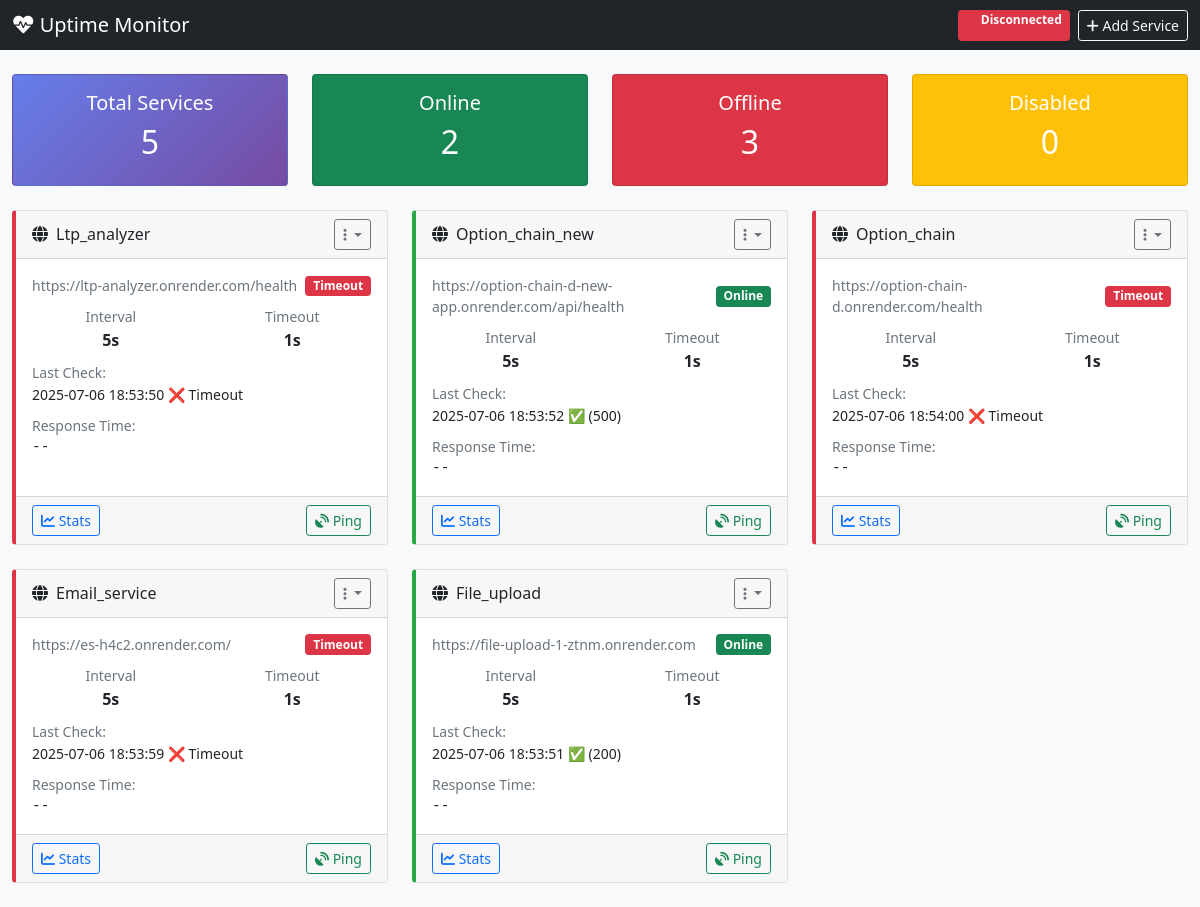
The page / on the database its author committed.
### models.py (models this page shows)
class Service(SQLModel, table=True):
    id: Optional[int] = Field(default=None, primary_key=True)
    name: str = Field(default="")
    url: str
    interval: int = 300000  # milliseconds
    timeout: int = 5000  # milliseconds
    headers: dict = Field(default_factory=dict, sa_column=Column(JSON))
    enabled: bool = True
    retry_attempts: int = 0
    retry_max: int = 3
    last_ping: Optional[str] = None
    last_status: Optional[str] = None
    created_at: datetime = Field(
        default_factory=datetime.utcnow, sa_column=Column(DateTime)
    )
    updated_at: datetime = Field(
        default_factory=datetime.utcnow, sa_column=Column(DateTime)
    )
    ping_logs: List["PingLog"] = Relationship(back_populates="service")

### main.py (the view)
@app.get("/", response_class=HTMLResponse)
def index(request: Request):
    with get_session() as session:
        services = session.query(Service).all()
        return templates.TemplateResponse(
            "index.html", {"request": request, "services": services}
        )

### templates/index.html (shortened to what this page needs)
<!DOCTYPE html>
<html lang="en">
  <head>
    <link
      href="https://cdn.jsdelivr.net/npm/bootstrap@5.1.3/dist/css/bootstrap.min.css"
      rel="stylesheet"
    />
    <link
      href="https://cdnjs.cloudflare.com/ajax/libs/font-awesome/6.0.0/css/all.min.css"
      rel="stylesheet"
    />
  </head>
  <body class="bg-light">
    <nav class="navbar navbar-dark bg-dark">
      <div class="container-fluid">
        <span class="navbar-brand mb-0 h1">
          <i class="fas fa-heartbeat"></i> Uptime Monitor
        </span>
        <div class="d-flex">
          <span class="badge bg-success me-2" id="liveStatus">
          </span>
          <button
            class="btn btn-outline-light btn-sm"
            data-bs-toggle="modal"
            data-bs-target="#addServiceModal"
          >
            <i class="fas fa-plus"></i> Add Service
          </button>
        </div>
      </div>
    </nav>
    <div class="container-fluid mt-4">
      <div class="row mb-4">
        <div class="col-md-3">
          <div class="card stats-card">
            <div class="card-body text-center">
              <h5 class="card-title">Total Services</h5>
              <h2 id="totalServices">{{ services|length }}</h2>
            </div>
          </div>
        </div>
        <div class="col-md-3">
          <div class="card text-white bg-success">
            <div class="card-body text-center">
              <h5 class="card-title">Online</h5>
              <h2 id="onlineServices">0</h2>
            </div>
          </div>
        </div>
        <div class="col-md-3">
          <div class="card text-white bg-danger">
            <div class="card-body text-center">
              <h5 class="card-title">Offline</h5>
              <h2 id="offlineServices">0</h2>
            </div>
          </div>
        </div>
        <div class="col-md-3">
          <div class="card text-white bg-warning">
            <div class="card-body text-center">
              <h5 class="card-title">Disabled</h5>
              <h2 id="disabledServices">0</h2>
            </div>
          </div>
        </div>
      </div>
      <div class="row" id="servicesGrid">
        {% for service in services %}
        <div class="col-md-6 col-lg-4 mb-4">
          <div
            class="card service-card h-100 {% if service.last_status == 'success' %}online{% elif service.last_status in ['error', 'timeout'] %}offline{% elif not service.enabled %}disabled{% else %}warning{% endif %}"
            data-service-id="{{ service.id }}"
          >
            <div
              class="card-header d-flex justify-content-between align-items-center"
            >
              <h6 class="mb-0">
                <i class="fas fa-globe me-2"></i>{{ service.name or
                service.url[:30] }}
              </h6>
              <div class="dropdown">
                <button
                  class="btn btn-sm btn-outline-secondary dropdown-toggle"
                  type="button"
                  data-bs-toggle="dropdown"
                >
                  <i class="fas fa-ellipsis-v"></i>
                </button>
              </div>
            </div>
            <div class="card-body">
              <div
                class="d-flex justify-content-between align-items-center mb-2"
              >
                <small class="text-muted">{{ service.url }}</small>
                <span
                  class="badge {% if service.enabled %}{% if service.last_status == 'success' %}bg-success{% else %}bg-danger{% endif %}{% else %}bg-secondary{% endif %}"
                >
                  {% if not service.enabled %}Disabled {% elif
                  service.last_status == 'success' %}Online {% elif
                  service.last_status == 'timeout' %}Timeout {% elif
                  service.last_status == 'error' %}Error {% else %}Unknown{%
                  endif %}
                </span>
              </div>
              <div class="row text-center">
                <div class="col-6">
                  <small class="text-muted">Interval</small>
                  <div class="fw-bold">
                    {{ (service.interval / 1000)|int }}s
                  </div>
                </div>
                <div class="col-6">
                  <small class="text-muted">Timeout</small>
                  <div class="fw-bold">{{ (service.timeout / 1000)|int }}s</div>
                </div>
              </div>
              {% if service.last_ping %}
              <div class="mt-2">
                <small class="text-muted">Last Check:</small>
                <div class="small">{{ service.last_ping }}</div>
              </div>
              {% endif %}
              <div class="mt-2" id="responseTime-{{ service.id }}">
                <small class="text-muted">Response Time:</small>
                <div class="response-time">--</div>
              </div>
            </div>
            <div class="card-footer">
              <div class="d-flex justify-content-between">
                <button
                  class="btn btn-sm btn-outline-primary"
                  onclick="viewStats({{ service.id }})"
                >
                  <i class="fas fa-chart-line"></i> Stats
                </button>
                <button
                  class="btn btn-sm btn-outline-success"
                  onclick="pingService({{ service.id }})"
                >
                  <i class="fas fa-satellite-dish"></i> Ping
                </button>
              </div>
            </div>
          </div>
        </div>
        {% endfor %}
      </div>
    </div>
  </body>
</html>

### templates/index.html (style rules this page uses)
.service-card { border-left: 4px solid #e9ecef; transition: all 0.3s ease; }
.service-card.online { border-left-color: #28a745; }
.service-card.offline { border-left-color: #dc3545; }
.stats-card { background: linear-gradient(135deg, #667eea 0%, #764ba2 100%); color: white; }
.response-time { font-family: "Courier New", monospace; font-size: 0.9em; }

### rows shown on the page
Service: name "Ltp_analyzer", url "https://ltp-analyzer.onrender.com/health", enabled "Timeout", (service.interval/1000)|int "5", (service.timeout/1000)|int "1", last_ping "2025-07-06 18:53:50 ❌ Timeout"
Service: name "Option_chain_new", url "https://option-chain-d-new-app.onrender.com/api/health", enabled "Online", (service.interval/1000)|int "5", (service.timeout/1000)|int "1", last_ping "2025-07-06 18:53:52 ✅ (500)"
Service: name "Option_chain", url "https://option-chain-d.onrender.com/health", enabled "Timeout", (service.interval/1000)|int "5", (service.timeout/1000)|int "1", last_ping "2025-07-06 18:54:00 ❌ Timeout"
Service: name "Email_service", url "https://es-h4c2.onrender.com/", enabled "Timeout", (service.interval/1000)|int "5", (service.timeout/1000)|int "1", last_ping "2025-07-06 18:53:59 ❌ Timeout"
Service: name "File_upload", url "https://file-upload-1-ztnm.onrender.com", enabled "Online", (service.interval/1000)|int "5", (service.timeout/1000)|int "1", last_ping "2025-07-06 18:53:51 ✅ (200)"

### other values the page prints
{{ services|length }} "5"
